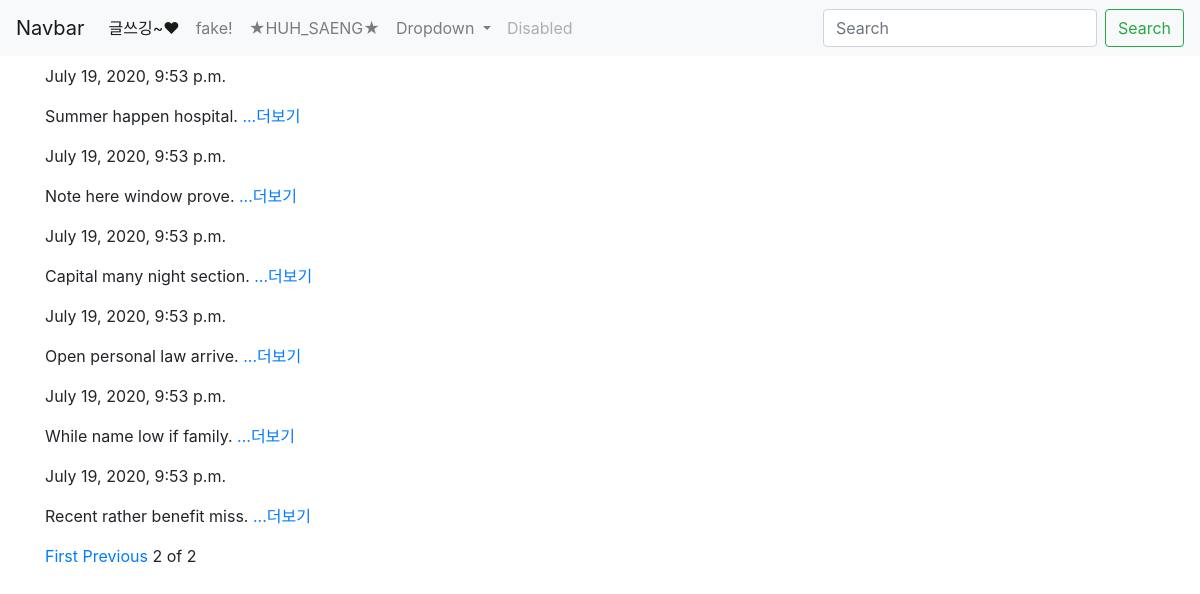
The app's page /?page=3, older data.
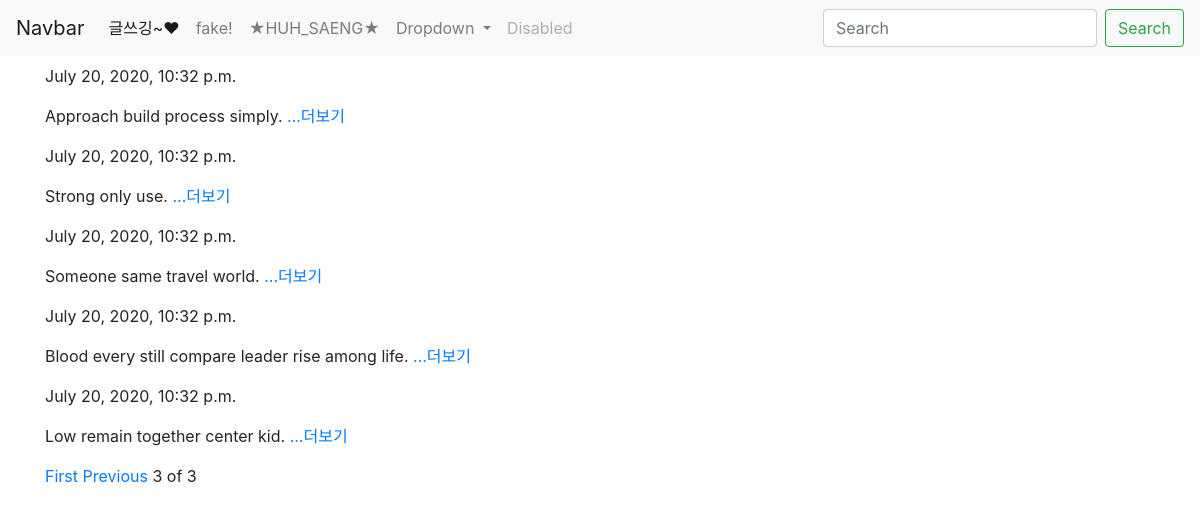
The same page, newer data.
### blog/models.py (models this page shows, shortened)
class Blog(models.Model):
    title = models.CharField(max_length = 200)
    pub_date = models.DateTimeField('date published')
    body = models.TextField()
    def summary(self):
        return self.body[:100]

### blog/views.py (the view)
# urls.py: path('',blog.views.blog, name = "blog"),
def blog(request):
    blogs = Blog.objects
    blog_list = Blog.objects.all()
    paginator = Paginator(blog_list,10)
    page = request.GET.get('page')
    articles = paginator.get_page(page)
    return render(request, 'blog.html', {'blogs':blogs, 'articles':articles})

### blog/templates/blog.html (shortened to what this page needs)
{% extends 'base.html' %}
{% block content %}
  {% for blog in articles %}
     <div>
          <p>{{blog.pub_date}}</p>
          <p>{{blog.summary}}<a href="{% url 'detail' blog.id %}"> ...더보기</a></p>
      </div>
  {% endfor %}
  {% if articles.has_previous %}
      <a href="?page =1">First</a>
      <a href="?page={{ articles.previous_page_number }}">Previous</a>
  {% endif %}
  <span>{{articles.number}}</span>
  <span>of</span>
  <span>{{articles.paginator.num_pages}}</span>
{% endblock %}

### huh_project/templates/base.html (shortened to what this page needs)
<head>
<link rel="stylesheet" href="https://stackpath.bootstrapcdn.com/bootstrap/4.5.0/css/bootstrap.min.css">
</head>
<body>
    <nav class="navbar navbar-expand-lg navbar-light bg-light">
        <a class="navbar-brand" href="#">Navbar</a>
        <div class="collapse navbar-collapse" id="navbarSupportedContent">
          <ul class="navbar-nav mr-auto">
            <li class="nav-item active">
              <a class="nav-link" href="{% url 'new' %}">글쓰깅~♥ <span class="sr-only">(current)</span></a>
            </li>
            <li class="nav-item">
              <a class="nav-link" href="{% url 'fake' %}">fake!</a>
            </li>
            <li class="nav-item">
                <a class="nav-link" href="{% url 'huhsaeng' %}">★HUH_SAENG★</a>
            </li>
            <li class="nav-item dropdown">
              <a class="nav-link dropdown-toggle" href="#" id="navbarDropdown" role="button" data-toggle="dropdown" aria-haspopup="true" aria-expanded="false">
                Dropdown
              </a>
            </li>
            <li class="nav-item">
              <a class="nav-link disabled" href="#" tabindex="-1" aria-disabled="true">Disabled</a>
            </li>
          </ul>
          <form class="form-inline my-2 my-lg-0">
            <input class="form-control mr-sm-2" type="search" placeholder="Search" aria-label="Search">
            <button class="btn btn-outline-success my-2 my-sm-0" type="submit">Search</button>
          </form>
        </div>
      </nav>
    <div class ="container">
        {%block content %}
        {% endblock %}
    </div>
</body>

Row changes from the older to the newer data that the page shows:
removed Blog: pub_date "July 19, 2020, 9:53 p.m.", summary "Summer happen hospital."
removed Blog: pub_date "July 19, 2020, 9:53 p.m.", summary "Note here window prove."
removed Blog: pub_date "July 19, 2020, 9:53 p.m.", summary "Capital many night section."
removed Blog: pub_date "July 19, 2020, 9:53 p.m.", summary "Open personal law arrive."
removed Blog: pub_date "July 19, 2020, 9:53 p.m.", summary "While name low if family."
removed Blog: pub_date "July 19, 2020, 9:53 p.m.", summary "Recent rather benefit miss."
added Blog: pub_date "July 20, 2020, 10:32 p.m.", summary "Approach build process simply."
added Blog: pub_date "July 20, 2020, 10:32 p.m.", summary "Strong only use."
added Blog: pub_date "July 20, 2020, 10:32 p.m.", summary "Someone same travel world."
added Blog: pub_date "July 20, 2020, 10:32 p.m.", summary "Blood every still compare leader rise among life."
added Blog: pub_date "July 20, 2020, 10:32 p.m.", summary "Low remain together center kid."
Text that changed along with them:
{{ articles.number }}: "2" → "3"
{{ articles.paginator.num_pages }}: "2" → "3"
